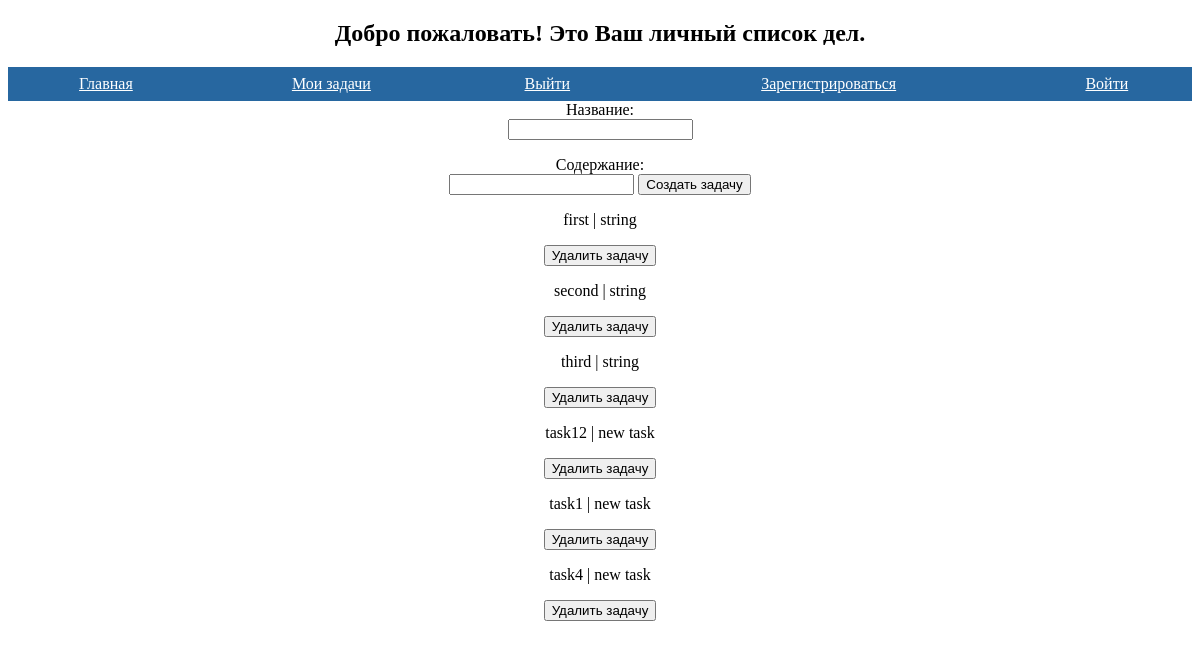
/all_tasks/, run on an earlier commit of the app's database.
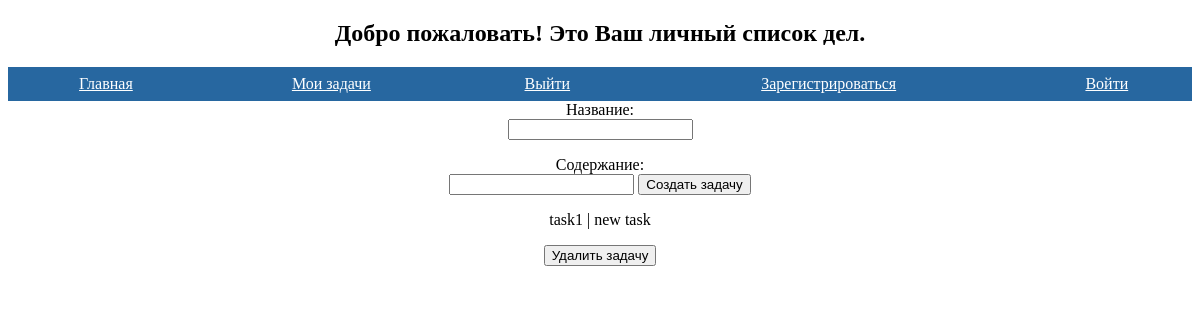
And on a later commit of the database.
### models/task.py (models this page shows)
class Task(Base):
    __tablename__ = 'tasks'
    __table_args__ = {'extend_existing': True}
    id = Column(Integer, primary_key=True, index=True)
    title = Column(String)
    content = Column(String)
    user_id = Column(Integer, ForeignKey('users.id'),
                     nullable=False,
                     index=True)
    user = relationship('User', back_populates='tasks')

### main.py (the view)
@app.get('/all_tasks/')
async def all_tasks(request: Request,
                    db: Annotated[Session, Depends(get_db)]):
    res = db.execute(select(Task))
    tasks = res.scalars().all()
    context = {
        'request': request,
        'title': 'Мои задачи',
        'all_tasks': tasks
    }
    return templates.TemplateResponse('tasks/tasks.html', context)

### templates/tasks/tasks.html
{% extends 'tasks/base.html' %}
{% block content %}
<div align="center">
        <form action="/create_task" method="post">
            Название:<br>
            <input name="title" type="text"/>
            <p>
                Содержание:<br>
            <input name="content" type="text" />
            <input type="submit" value="Создать задачу" />
            </p>
    </form>
    {% for task in all_tasks %}
    <p>
        {{ task.title }} | {{ task.content }}
    <form action="/delete_task/{{ task.id }}" method="post">
    <input type="submit" value="Удалить задачу"></form>
    </p>
    {% endfor %}
</div>
{% endblock %}

### templates/tasks/base.html (shortened to what this page needs)
<!doctype html>
<html lang="ru">
  <head>
  </head>
  <body>
    <h2 align="center">Добро пожаловать! Это Ваш личный список дел.</h2>
  <div class="menu">
	<ul>
		<li><a href="/">Главная</a></li>
		<li><a href="/all_tasks/">Мои задачи</a></li>
        <li><a href="#">Выйти</a></li>
		<li><a href="/create_user/">Зарегистрироваться</a></li>
		<li><a href="#">Войти</a></li>
	</ul>
</div>
{% block content %}
    {% endblock %}
  </body>
</html>

### templates/tasks/base.html (style rules this page uses)
.menu { width: 100%; display: table; }
.menu ul { display: table-row; }
.menu li { display: table-cell; background: #2767A0; }
.menu li a { display: block; padding: 8px 15px; color: #fff; text-align: center; }

What changed in the data, as far as the page shows it:
removed Task: title "first", content "string"
removed Task: title "second", content "string"
removed Task: title "third", content "string"
removed Task: title "task12", content "new task"
removed Task: title "task4", content "new task"
